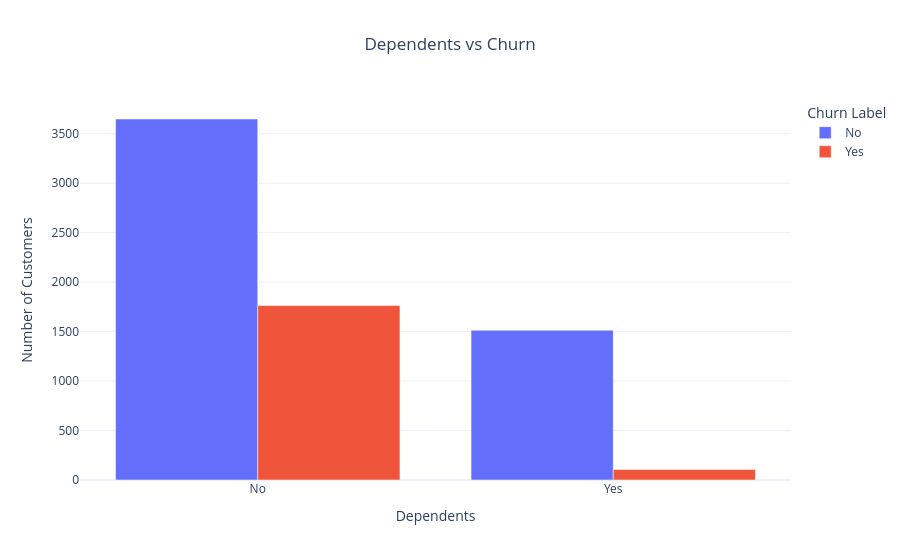

Here is the notebook cell this chart was saved with:
### Markdown cell above
### Dependents vs Churn

### Code cell
dependents_churn = df.groupby(['Dependents', 'Churn Label']).size().reset_index(name='Count')

fig = px.bar(dependents_churn, x='Dependents', y='Count', color='Churn Label', barmode='group',
             title='Dependents vs Churn',
             color_discrete_map={'Yes':'#ef553b', 'No':'#636efa'},
             labels={'Count': 'Number of Customers'})
             
fig.update_layout(title_x=0.5, template='plotly_white')
fig.show()

fig.write_image('../images/dependents_vs_churn.png', scale=2)

### Figure 1 — Plotly figure (JSON) as saved in the notebook; plotly's stock layout.template omitted (floating-point values rounded to 4 significant figures)
{"data": [{"alignmentgroup": "True", "hovertemplate": "Churn Label=No<br>Dependents=%{x}<br>Number of Customers=%{y}<extra></extra>", "legendgroup": "No", "marker": {"color": "#636efa", "pattern": {"shape": ""}}, "name": "No", "offsetgroup": "No", "orientation": "v", "showlegend": true, "textposition": "auto", "type": "bar", "x": ["No", "Yes"], "xaxis": "x", "y": [3649, 1514], "yaxis": "y"}, {"alignmentgroup": "True", "hovertemplate": "Churn Label=Yes<br>Dependents=%{x}<br>Number of Customers=%{y}<extra></extra>", "legendgroup": "Yes", "marker": {"color": "#ef553b", "pattern": {"shape": ""}}, "name": "Yes", "offsetgroup": "Yes", "orientation": "v", "showlegend": true, "textposition": "auto", "type": "bar", "x": ["No", "Yes"], "xaxis": "x", "y": [1763, 106], "yaxis": "y"}], "layout": {"barmode": "group", "legend": {"title": {"text": "Churn Label"}, "tracegroupgap": 0}, "title": {"text": "Dependents vs Churn", "x": 0.5}, "xaxis": {"anchor": "y", "domain": [0.0, 1.0], "title": {"text": "Dependents"}}, "yaxis": {"anchor": "x", "domain": [0.0, 1.0], "title": {"text": "Number of Customers"}}}}
